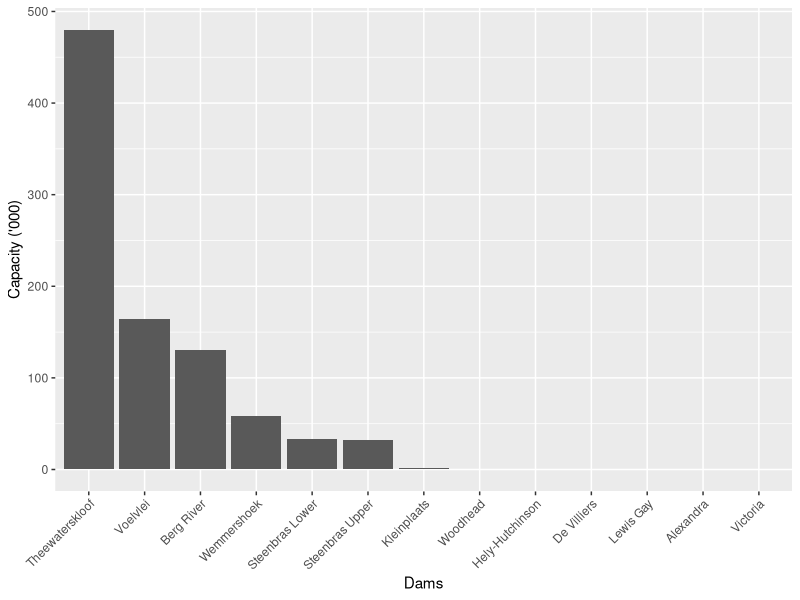
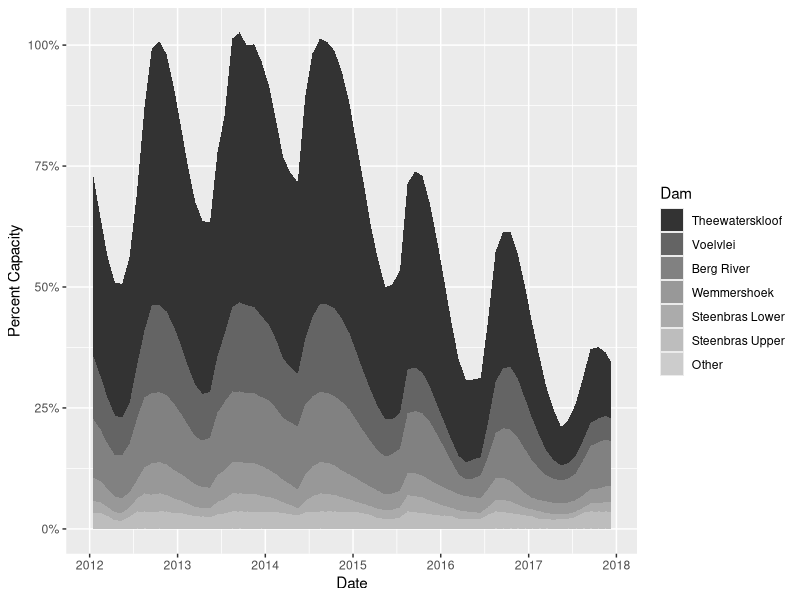
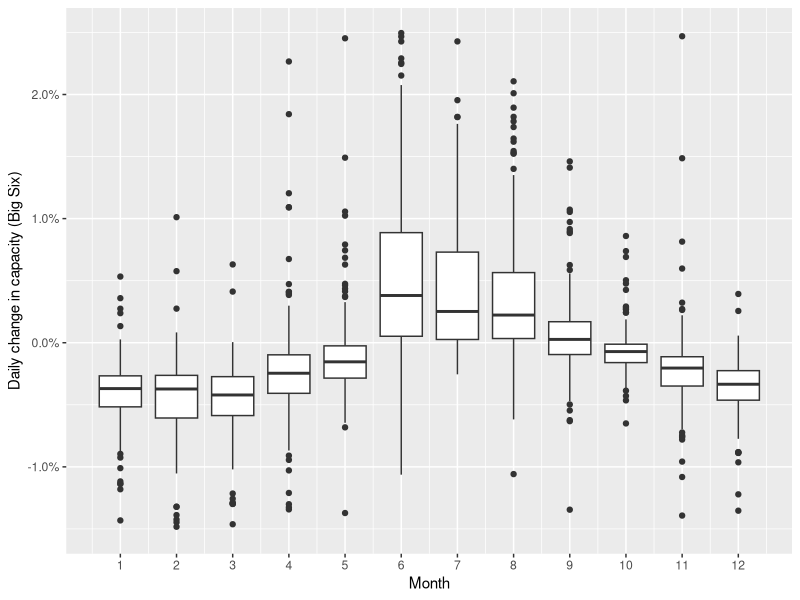
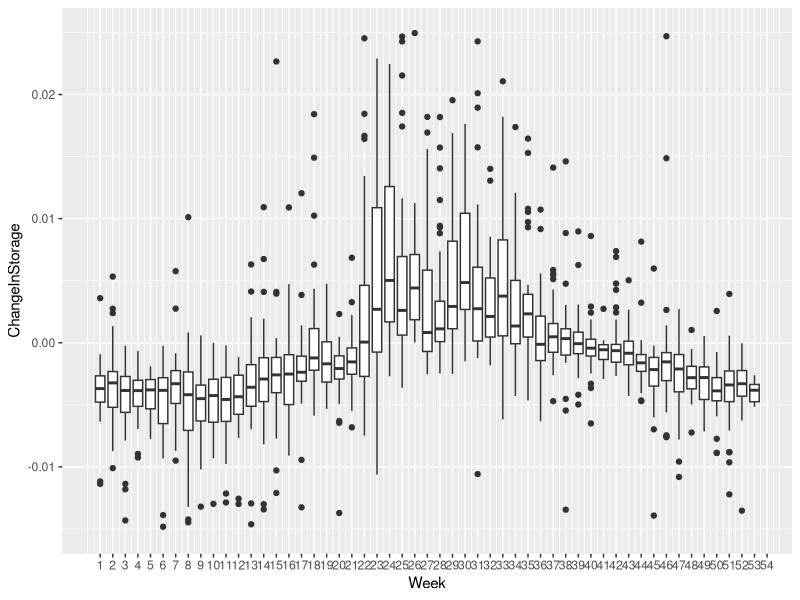
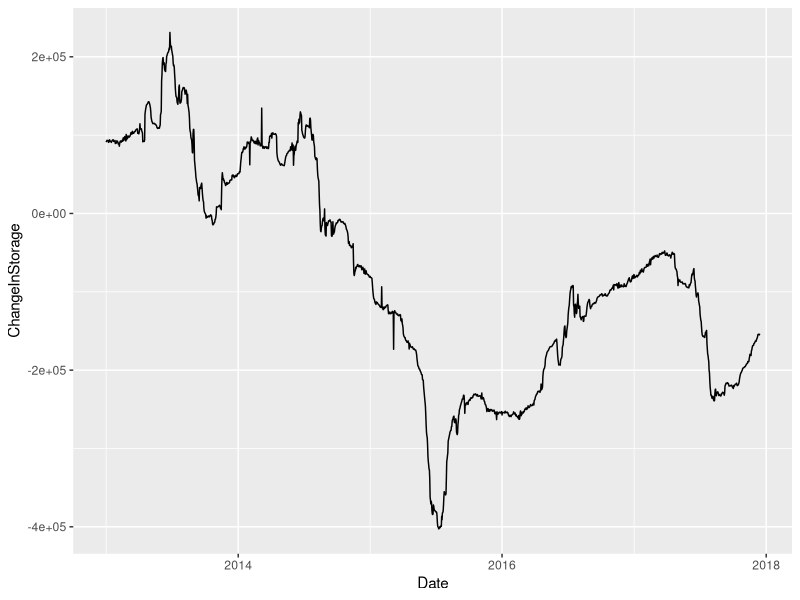
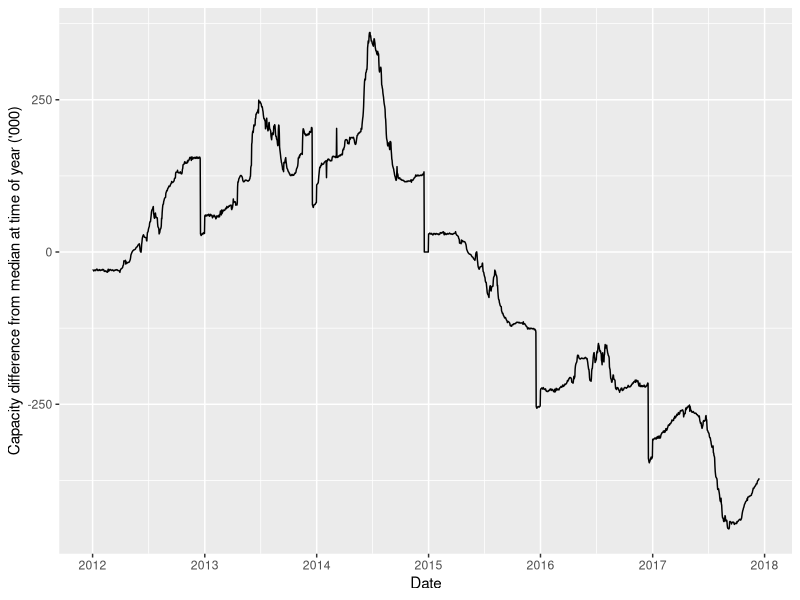

Generate these figures, in order, with R:
## ---- chunk 1
library(tidyverse)
library(lubridate)
library(knitr)
library(forcats)
## ---- chunk 2
StorageLong<-read.csv("Data/Clean_WC_Dam_Levels.csv",stringsAsFactors = F) %>% 
  mutate(Date=ymd(Date)) 

StorageLong %>% 
  head(10) %>% 
  kable()
## ---- chunk 3
StorageLong %>% 
  select(Dam,Capacity) %>% 
  distinct() %>% 
  arrange(desc(Capacity)) %>% 
  ggplot() +
  geom_col(aes(x=fct_rev(fct_reorder(Dam,Capacity)),y=Capacity)) +
  theme(axis.text.x = element_text(angle=45,vjust = 1,hjust = 1)) +
  xlab("Dams") +
  ylab("Capacity ('000)") +
  scale_y_continuous(labels = function(x){x/1000})
## ---- chunk 4
BigSixCapacities<-StorageLong %>% 
  select(Dam,Capacity) %>% 
  distinct() %>% 
  arrange(desc(Capacity)) %>% 
  mutate(Dam=fct_lump(fct_rev(fct_reorder(Dam,Capacity)),6,ties.method = "first")) %>% 
  group_by(Dam) %>% 
  summarise(Capacity=sum(Capacity,na.rm=T))

write.csv(BigSixCapacities,file = "Data/BigSixCapacities.csv")

BigSixCapacities %>% 
  kable()
## ---- chunk 5
StorageLong %>% 
  select(Dam,Capacity) %>% 
  distinct() %>% 
  arrange(desc(Capacity)) %>% 
  mutate(Dam_Other=fct_lump(fct_reorder(Dam,Capacity,.desc = T),6,ties.method = "first")) %>% 
  kable()
## ---- chunk 6
StorageLong %>% 
  mutate(Dam_Other=fct_lump(fct_reorder(Dam,Capacity,.desc = T),6,ties.method = "first")) %>% 
  mutate(Year=year(Date),Month=month(Date)) %>% 
  group_by(Dam,Year,Month,Dam_Other) %>% 
  summarise(PercentTotalCapacity=median(PercentTotalCapacity,na.rm=T),Date=median(Date,na.rm=T)) %>% 
  ungroup() %>% 
  ggplot() +
  geom_area(aes(x=Date,y=PercentTotalCapacity,fill=Dam_Other),position = "stack") +
  scale_fill_grey() +
  scale_y_continuous(labels = scales::percent) +
  scale_x_date(date_breaks =  "1 year",date_labels = "%Y") +
  ylab("Percent Capacity") +
  guides(fill=guide_legend(title = "Dam")) 
## ---- chunk 7
SeasonalMonthData<-StorageLong %>% 
  mutate(Dam_Other=fct_lump(fct_reorder(Dam,Capacity,.desc = T),6,ties.method = "first")) %>% 
  mutate(Year=year(Date),Month=month(Date)) %>% 
  group_by(Dam,Year,Month,Dam_Other,Capacity) %>% 
  summarise(PercentTotalCapacity=median(PercentTotalCapacity,na.rm=T),Date=median(Date,na.rm=T))

write.csv(SeasonalMonthData,file="Data/SeasonalMonthData.csv")

SeasonalMonthData %>% 
  head(10) %>% 
  kable()
## ---- chunk 8
StorageLong %>% 
  arrange(desc(Capacity)) %>% 
  ungroup() %>% 
  mutate(Dam=fct_lump(fct_rev(fct_reorder(Dam,Capacity)),n=6,ties.method = "first")) %>% 
  filter(Dam!="Other") %>% 
  group_by(Date) %>% 
  summarise(Storage=sum(Storage,na.rm=T)) %>% 
  mutate(ChangeInStorage=(Storage-lag(Storage))/Storage) %>%
  arrange(ChangeInStorage) %>% 
  mutate(Month=month(Date)) %>% 
  ggplot(aes(x=Month,y=ChangeInStorage)) +
  geom_boxplot(aes(group=Month)) +
  scale_x_continuous(breaks = 1:12) +
  scale_y_continuous(limits = c(-0.015,0.025),labels = scales::percent) +
  ylab("Daily change in capacity (Big Six)")
## ---- chunk 9
StorageLong %>% 
  arrange(desc(Capacity)) %>% 
  ungroup() %>% 
  mutate(Dam=fct_lump(fct_rev(fct_reorder(Dam,Capacity)),n=6,ties.method = "first")) %>% 
  filter(Dam!="Other") %>% 
  group_by(Date) %>% 
  summarise(Storage=sum(Storage,na.rm=T)) %>% 
  mutate(ChangeInStorage=(Storage-lag(Storage))/Storage) %>%
  arrange(ChangeInStorage) %>% 
  mutate(Week=week(Date)) %>% 
  ggplot(aes(x=Week,y=ChangeInStorage)) +
  geom_boxplot(aes(group=Week)) +
  scale_x_continuous(breaks = 1:54) +
  scale_y_continuous(limits = c(-0.015,0.025))
## ---- chunk 10
StorageLong %>% 
  arrange(desc(Capacity)) %>% 
  ungroup() %>% 
  mutate(Dam=fct_lump(fct_rev(fct_reorder(Dam,Capacity)),n=6,ties.method = "first")) %>% 
  filter(Dam!="Other") %>% 
  group_by(Date) %>% 
  summarise(Storage=sum(Storage,na.rm=T)) %>% 
  mutate(ChangeInStorage=(Storage-lag(Storage,n = 365))) %>% 
  filter(!is.na(ChangeInStorage)) %>% 
  filter(Storage!=0) %>% 
  ggplot(aes(x=Date,y=ChangeInStorage))+
  geom_line(na.rm = T)

## ---- chunk 11
StorageLong %>% 
  arrange(desc(Capacity)) %>% 
  ungroup() %>% 
  mutate(Dam=fct_lump(fct_rev(fct_reorder(Dam,Capacity)),n=6,ties.method = "first")) %>% 
  filter(Dam!="Other") %>% 
  group_by(Date) %>% 
  summarise(Storage=sum(Storage,na.rm=T)) %>% 
  mutate(DateDayMonth=make_date(1990, month(Date), day(Date))) %>% 
  group_by(DateDayMonth) %>% 
  mutate(AvrStorage=median(Storage,na.rm=T)) %>% 
  mutate(StorageDiff=(Storage-AvrStorage)) %>% 
  filter(!is.na(DateDayMonth)) %>% 
  filter(Storage!=0) %>% 
  #View()
  ggplot(aes(x=Date,y=StorageDiff)) +
  geom_line(na.rm = T) +
  scale_x_date(date_breaks = "1 year",date_labels  = "%Y") +
  scale_y_continuous(labels = function(x){x/1000}) +
  ylab("Capacity difference from median at time of year ('000)") 

